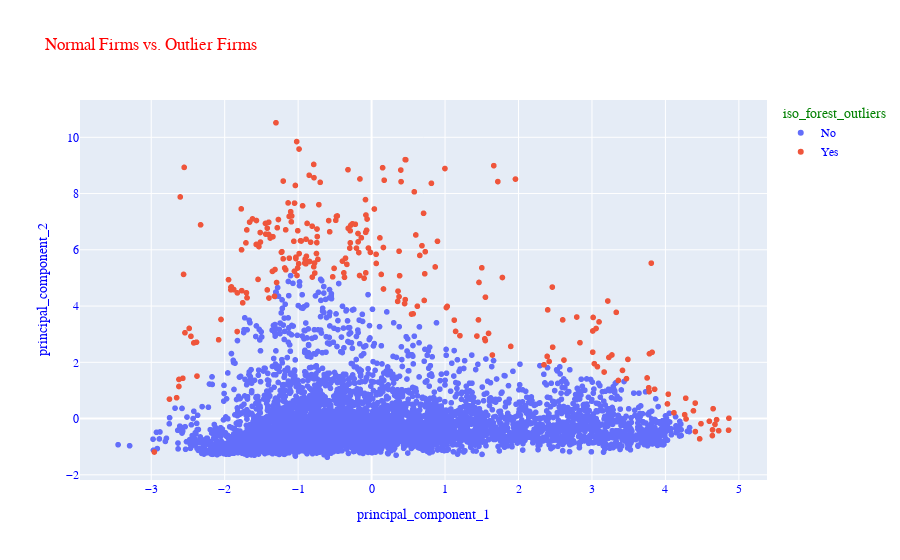

The notebook cell this image was saved under:
### Code cell
# [2] Normal Firms vs. Outlier Firms
plot_firms(dataframe=pca_df, title="Normal Firms vs. Outlier Firms", color='iso_forest_outliers')

### Figure 1 — Plotly figure (JSON) as saved in the notebook; plotly's stock layout.template omitted (floating-point values rounded to 4 significant figures; data arrays with more than 128 entries replaced by an {"elided": "..."} marker saying what was removed)
{"data": [{"hovertemplate": "iso_forest_outliers=No<br>principal_component_1=%{x}<br>principal_component_2=%{y}<extra></extra>", "legendgroup": "No", "marker": {"color": "#636efa", "symbol": "circle"}, "mode": "markers", "name": "No", "showlegend": true, "type": "scattergl", "x": {"elided": "6027 float values"}, "xaxis": "x", "y": {"elided": "6027 float values"}, "yaxis": "y"}, {"hovertemplate": "iso_forest_outliers=Yes<br>principal_component_1=%{x}<br>principal_component_2=%{y}<extra></extra>", "legendgroup": "Yes", "marker": {"color": "#EF553B", "symbol": "circle"}, "mode": "markers", "name": "Yes", "showlegend": true, "type": "scattergl", "x": {"elided": "252 float values"}, "xaxis": "x", "y": {"elided": "252 float values"}, "yaxis": "y"}], "layout": {"font": {"color": "blue", "family": "Courier New"}, "legend": {"title": {"font": {"color": "green"}, "text": "iso_forest_outliers"}, "tracegroupgap": 0}, "title": {"font": {"color": "red", "family": "Courier New"}, "text": "Normal Firms vs. Outlier Firms"}, "xaxis": {"anchor": "y", "domain": [0, 1], "title": {"text": "principal_component_1"}}, "yaxis": {"anchor": "x", "domain": [0, 1], "title": {"text": "principal_component_2"}}}}
